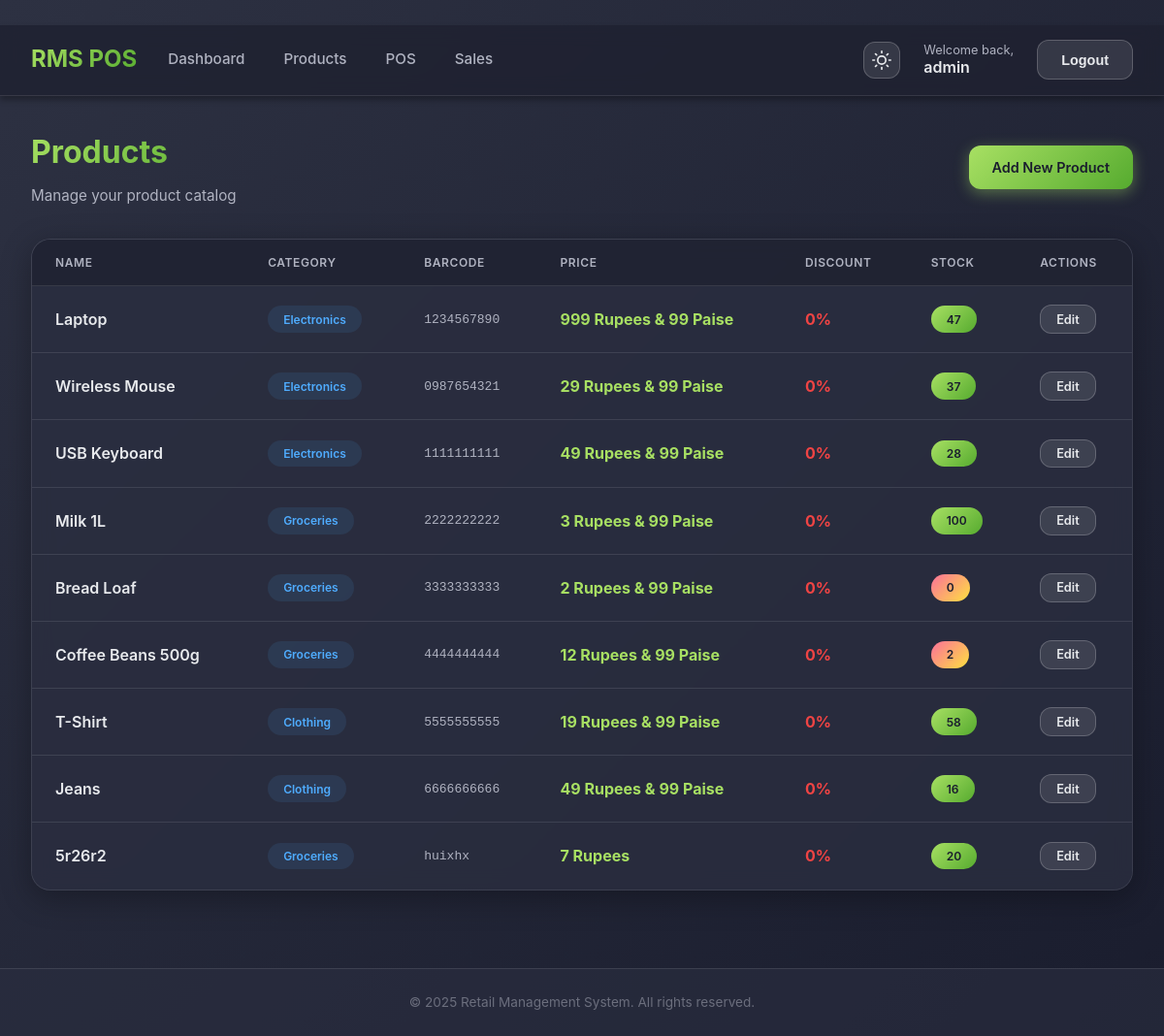
Before: /inventory/products/ (signed in) with the older database file.
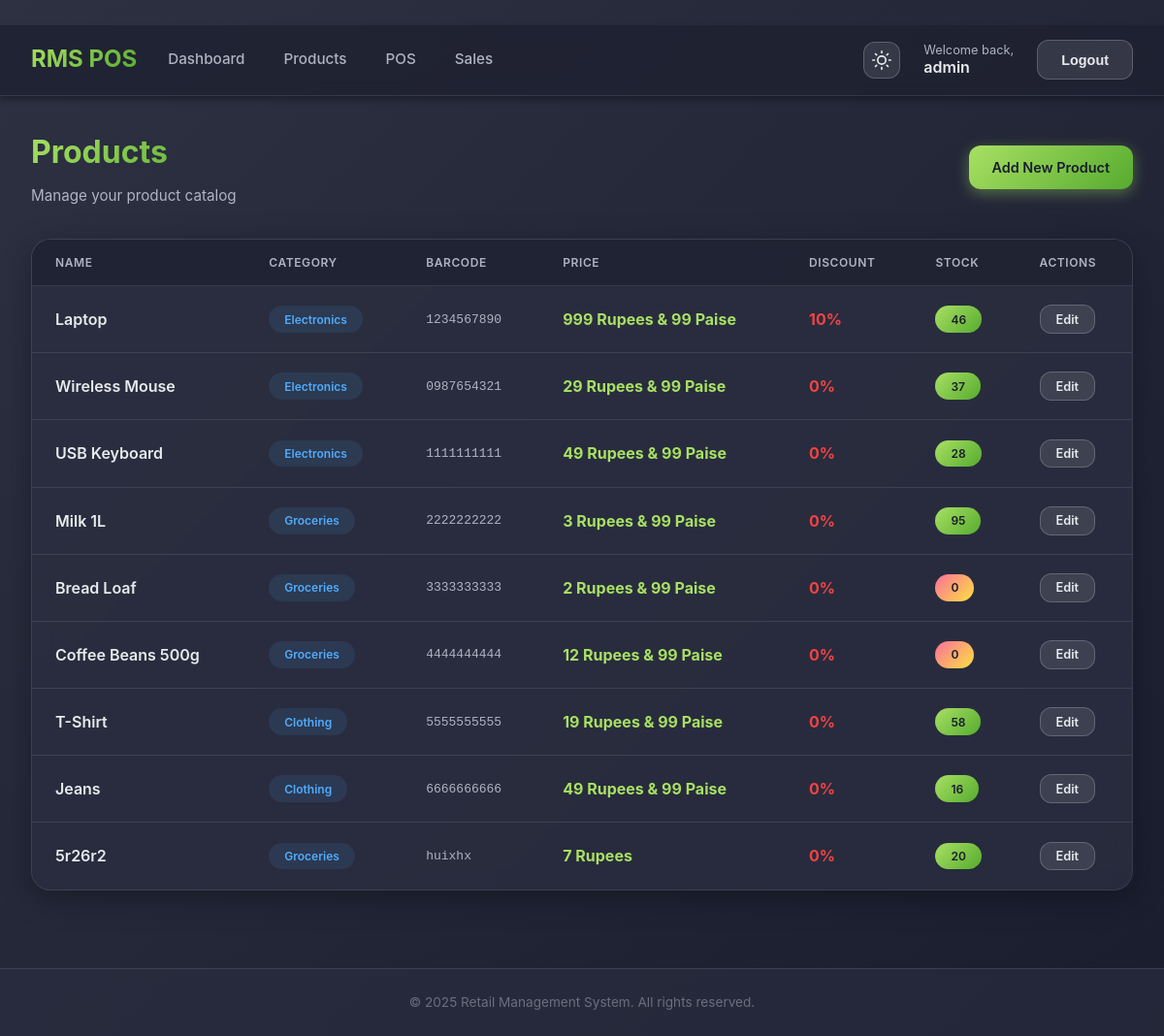
After: the same page with the newer database file.
### rms_pos/inventory/models.py (models this page shows, shortened)
class Product(models.Model):
    name = models.CharField(max_length=200)
    category = models.ForeignKey(Category, on_delete=models.CASCADE, related_name='products')
    barcode = models.CharField(max_length=100, unique=True)
    price = models.DecimalField(max_digits=10, decimal_places=2)
    discount_percentage = models.DecimalField(max_digits=5, decimal_places=2, default=0, help_text="Discount percentage (0-100)")
    cost = models.DecimalField(max_digits=10, decimal_places=2, help_text="Cost price per unit")
    stock_quantity = models.IntegerField(default=0)
    image = models.ImageField(upload_to='products/', blank=True, null=True)
    created_at = models.DateTimeField(auto_now_add=True)
    updated_at = models.DateTimeField(auto_now=True)

class Category(models.Model):
    name = models.CharField(max_length=100)
    description = models.TextField(blank=True)
    class Meta:
        verbose_name_plural = 'Categories'

### rms_pos/inventory/views.py (the view)
# urls.py: path('products/', views.product_list, name='product_list'),
@login_required
@user_passes_test(is_manager_or_admin)
def product_list(request):
    products = Product.objects.select_related('category').all()
    return render(request, 'inventory/product_list.html', {'products': products})

### rms_pos/accounts/models.py (called while the page is built)
    def is_admin(self):
        return self.role == 'admin'

    def is_manager(self):
        return self.role == 'manager'

### rms_pos/core/templatetags/currency_tags.py (called while the page is built)
@register.filter
def rupee_paise(value):
    try:
        val = float(value)
        rupees = int(val)
        paise = int(round((val - rupees) * 100))
        result = f"{rupees} Rupees"
        if paise > 0:
            result += f" & {paise} Paise"
        elif paise == 0 and rupees == 0:
             pass
        return result
    except (ValueError, TypeError):
        return value

### rms_pos/inventory/views.py (called while the page is built)
def is_manager_or_admin(user):
    return user.is_authenticated and (user.is_manager() or user.is_admin())

### rms_pos/templates/inventory/product_list.html (shortened to what this page needs)
﻿{% extends 'base.html' %}
{% load currency_tags %}
{% block content %}
<div class="page-header">
    <div>
        <h1 class="page-title">Products</h1>
        <p class="page-subtitle">Manage your product catalog</p>
    </div>
    <a href="{% url 'add_product' %}" class="btn btn-primary">Add New Product</a>
</div>
<div class="card">
    <div class="card-body" style="padding: 0;">
        <div class="table-responsive">
            <table>
                <thead>
                    <tr>
                        <th>Name</th>
                        <th>Category</th>
                        <th>Barcode</th>
                        <th>Price</th>
                        <th>Discount</th>
                        <th>Stock</th>
                        <th>Actions</th>
                    </tr>
                </thead>
                <tbody>
                    {% for product in products %}
                    <tr>
                        <td>
                            <div style="font-weight: 600; color: var(--text-primary);">{{ product.name }}</div>
                        </td>
                        <td>
                            <span class="badge badge-blue" style="background: rgba(79, 172, 254, 0.1); color: #4facfe;">
                                {{ product.category.name }}
                            </span>
                        </td>
                        <td style="font-family: monospace; color: var(--text-secondary);">{{ product.barcode }}</td>
                        <td style="font-weight: 700; color: #a8e063;">{{ product.price|rupee_paise }}</td>
                        <td style="font-weight: 700; color: #ef4444;">{{ product.discount_percentage|floatformat:"0" }}%
                        </td>
                        <td>
                            <span
                                class="badge {% if product.stock_quantity <= 10 %}badge-red{% else %}badge-green{% endif %}">
                                {{ product.stock_quantity }}
                            </span>
                        </td>
                        <td>
                            <a href="{% url 'edit_product' product.pk %}" class="btn btn-secondary"
                                style="padding: 0.4rem 1rem; font-size: 0.8rem;">Edit</a>
                        </td>
                    </tr>
                    {% endfor %}
                </tbody>
            </table>
        </div>
    </div>
</div>
{% endblock %}

Changed rows visible on the page:
changed Product "Laptop": discount_percentage "0" → "10"; stock_quantity "47" → "46"
changed Product "Milk 1L": stock_quantity "100" → "95"
changed Product "Coffee Beans 500g": stock_quantity "2" → "0"
